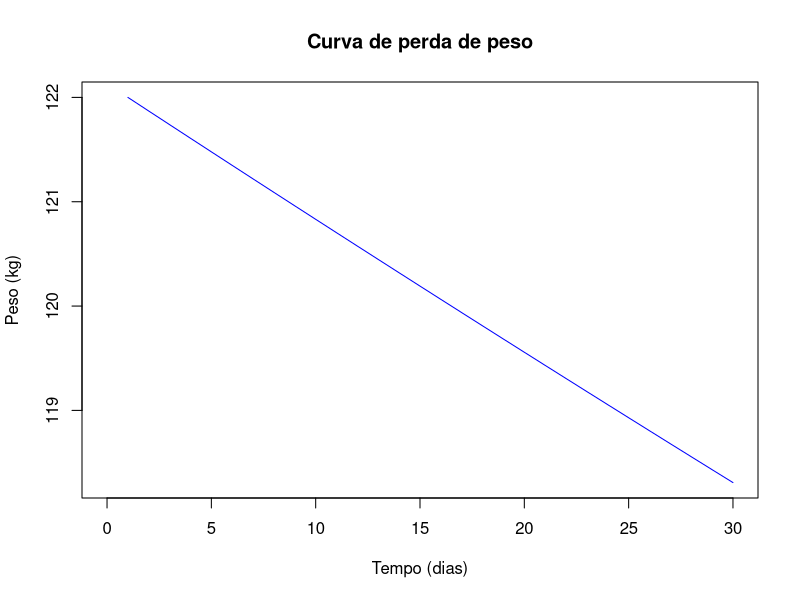

Recreate this plot in R.
# Curvas de emagrecimento baseadas em TMB e formula rápida.

#### Definindo Funções ####

# Formula do cálculo baseada em Harris Benedict (HB)
# VCT = HB + 10%(HB) + Atividade Física
TMB_h <- function(peso, altura, idade, atividade_fisica, gen)
{
  if (gen == 'M')
  {
    tmb_val <- 66 + 13.8*peso + 5*altura - 6.8*idade
  }
  else if (gen == 'F')
  {
    tmb_val <- 665 + 9.6*peso + 1.8*altura - 4.7*idade
  }
  return(tmb_val*1.1 + atividade_fisica)
}

# Valor de referência: 7700 kcal por kg de peso
delta_p <- function(entrada, consumo)
{
  peso <- (entrada-consumo)/7700
}

#### Aplicação ####

# intervalo: Numero de dias onde será calculado
# dieta: Número de kcal previsto na dieta
# peso_inicial: Peso em kg no início do período
# altura: altura em cm
# idade: idade em anos
# gen: sexo biológico do indivíduo
# atv: kcal diários gastos em atividade física

intervalo <- 30
dieta <- 1900
peso_inicial <- 122
altura <- 195
idade <- 28
gen <- 'M'
atv <- 120

#Aplicação
tempo <- 1:intervalo
peso_atual_t <- peso_inicial
pesos_t <- vector(mode = 'numeric', length = length(tempo))


for (i in tempo){
  pesos_t[i] <- peso_atual_t

  if (i %% 365 == 0)
  {
    idade <- idade + 1
  }
  
  kcal_tmb <- TMB_h(peso_atual_t,altura,idade, atv, gen)
  dpt <- delta_p(dieta,kcal_tmb)
  peso_atual_t <- peso_atual_t + dpt
}


plot(tempo,pesos_t, type = 'l', col = 'blue',
     xlim = c(0,length(tempo)), ylab = 'Peso (kg)', xlab = 'Tempo (dias)'
     , main = 'Curva de perda de peso')

print('Variação de peso')
print(peso_atual_t - peso_inicial)
print('Variação estimada diária')
print((peso_atual_t - peso_inicial)/length(tempo))